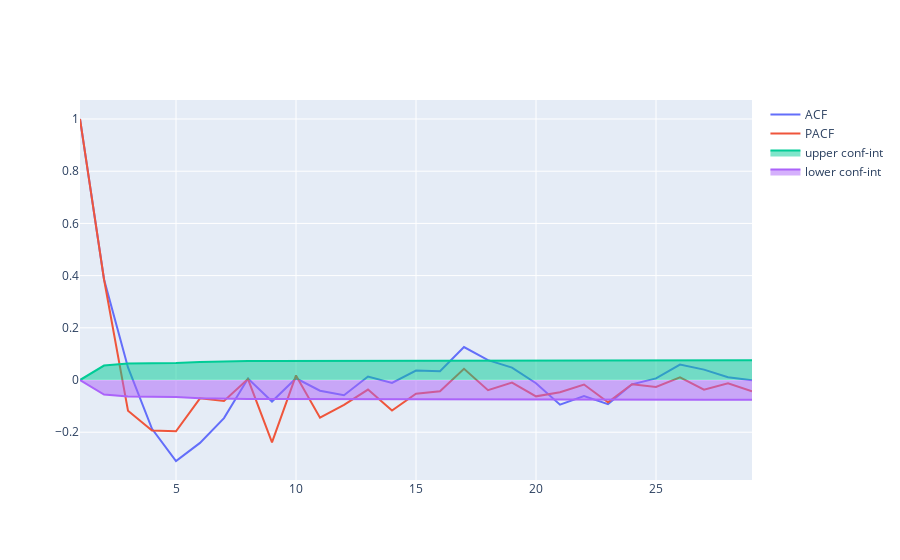

The code cell stored with this chart in its notebook:
### Code cell
check_auto_correlation(residual.dropna(), 30)
